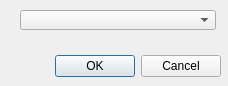
<?xml version="1.0" encoding="UTF-8"?>
<ui version="4.0">
 <class>UpdateProjectDialogBase</class>
 <widget class="QDialog" name="UpdateProjectDialogBase">
  <property name="geometry">
   <rect>
    <x>0</x>
    <y>0</y>
    <width>228</width>
    <height>86</height>
   </rect>
  </property>
  <property name="windowTitle">
   <string>Dialog</string>
  </property>
  <widget class="QDialogButtonBox" name="buttonBox">
   <property name="geometry">
    <rect>
     <x>20</x>
     <y>50</y>
     <width>201</width>
     <height>32</height>
    </rect>
   </property>
   <property name="orientation">
    <enum>Qt::Horizontal</enum>
   </property>
   <property name="standardButtons">
    <set>QDialogButtonBox::Cancel|QDialogButtonBox::Ok</set>
   </property>
  </widget>
  <widget class="QSplitter" name="splitter">
   <property name="geometry">
    <rect>
     <x>20</x>
     <y>10</y>
     <width>196</width>
     <height>20</height>
    </rect>
   </property>
   <property name="orientation">
    <enum>Qt::Horizontal</enum>
   </property>
   <widget class="QComboBox" name="existingProjectsCombo"/>
  </widget>
 </widget>
 <resources/>
 <connections>
  <connection>
   <sender>buttonBox</sender>
   <signal>accepted()</signal>
   <receiver>UpdateProjectDialogBase</receiver>
   <slot>accept()</slot>
   <hints>
    <hint type="sourcelabel">
     <x>248</x>
     <y>254</y>
    </hint>
    <hint type="destinationlabel">
     <x>157</x>
     <y>274</y>
    </hint>
   </hints>
  </connection>
  <connection>
   <sender>buttonBox</sender>
   <signal>rejected()</signal>
   <receiver>UpdateProjectDialogBase</receiver>
   <slot>reject()</slot>
   <hints>
    <hint type="sourcelabel">
     <x>316</x>
     <y>260</y>
    </hint>
    <hint type="destinationlabel">
     <x>286</x>
     <y>274</y>
    </hint>
   </hints>
  </connection>
 </connections>
</ui>
